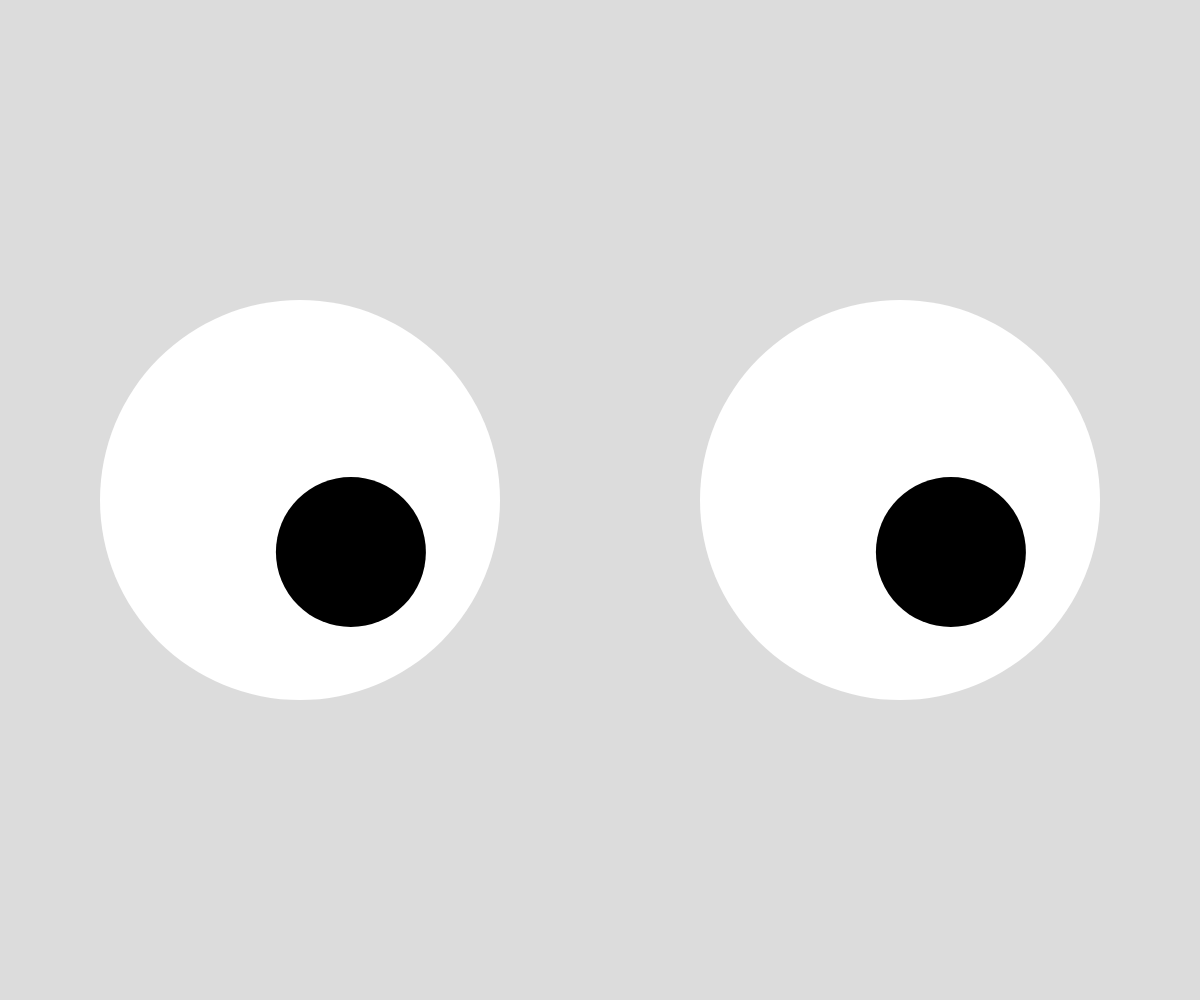
Frame 1 (no input)
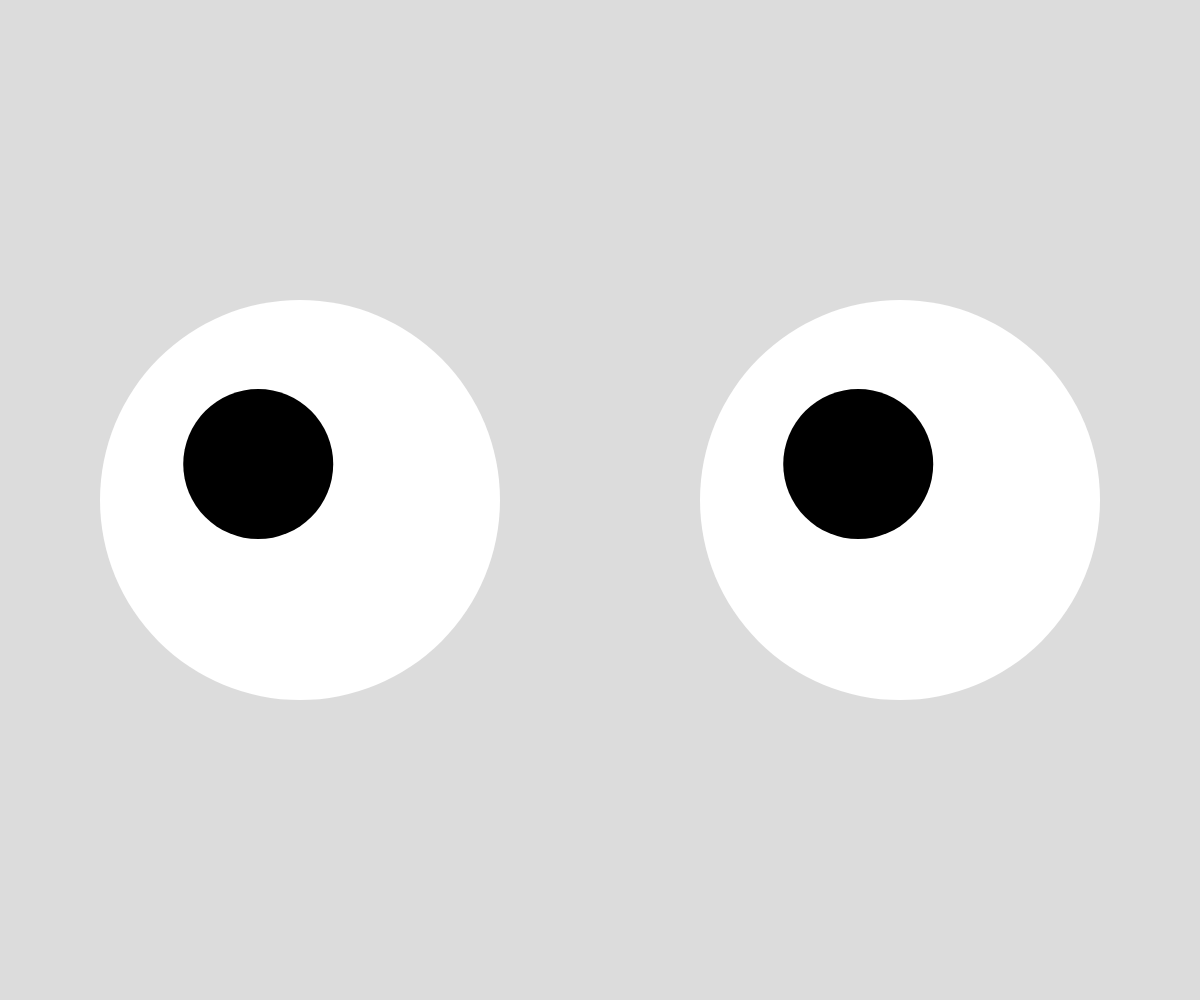
Frame 60 (no input)
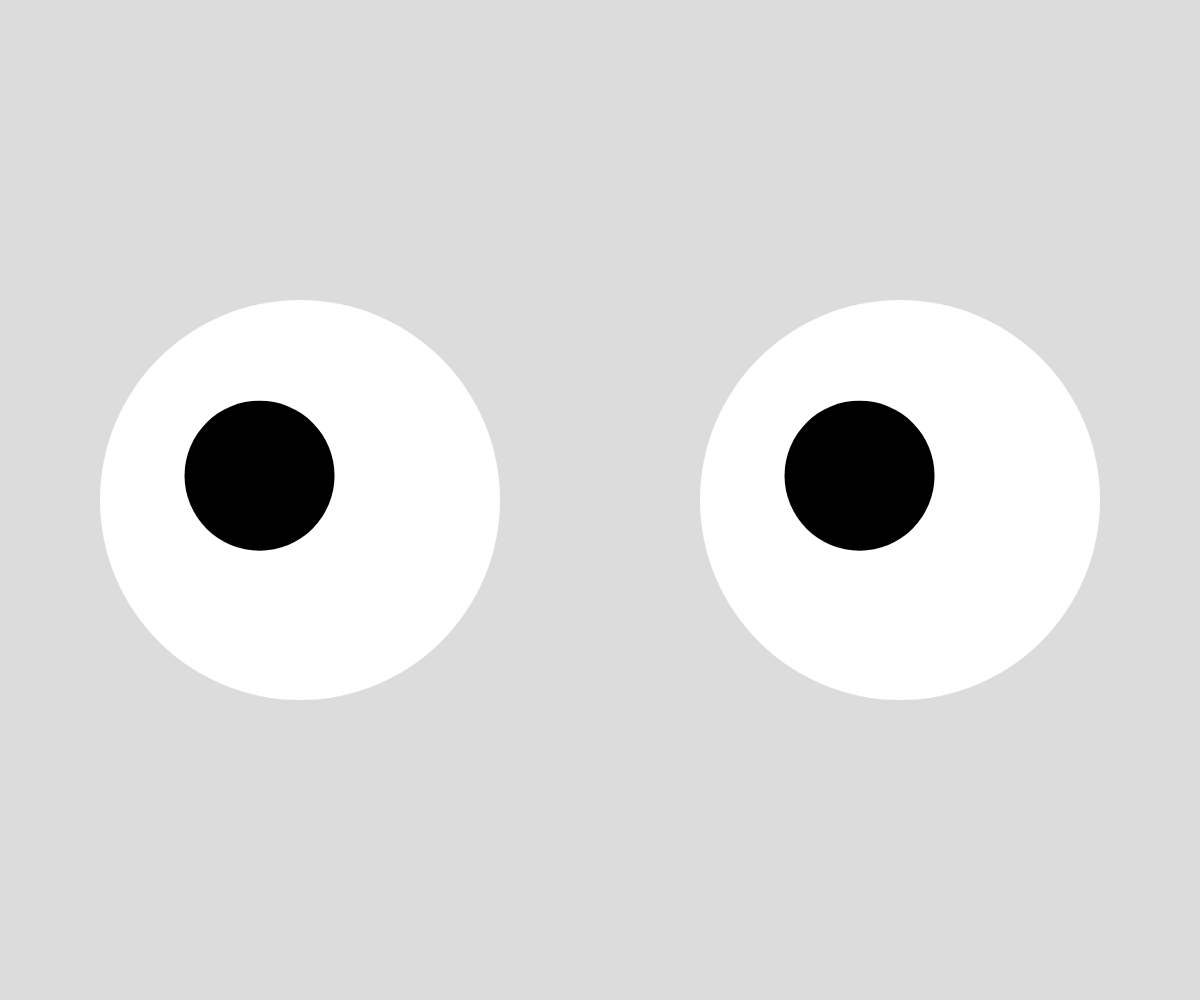
Frame 120 (the mouse pressed at the canvas centre since frame 60)

The p5.js sketch that drew these frames (run headless with seeded random() and noise() and a simulated clock; from frame 60 on, the mouse is pressed at the canvas centre):

// p5.js sketch
// ── sketch.js
// initial values to feed the purlin noise
let xOffset = 0;
let yOffset = 0;

function setup() {
  createCanvas(windowWidth, windowHeight);
}

function draw() {
  background(220);
  noStroke();

  // x/y positions for the pupils using perlin noise
  let eyballXPos1 = (noise(xOffset) * width) / 4 + width / 8;
  let eyballYPos1 = (noise(yOffset) * height) / 4 + height / 2.6;

  let eyballXPos2 = (noise(xOffset) * width) / 4 + (width * 5) / 8;
  let eyballYPos2 = (noise(yOffset) * height) / 4 + height / 2.6;

  // left eyeball
  fill(255);
  circle(width / 4, height / 2, width / 3);
  fill(0);
  circle(eyballXPos1, eyballYPos1, width / 8);

  // right eyeball
  fill(255);
  circle((width * 3) / 4, height / 2, width / 3);
  fill(0);
  circle(eyballXPos2, eyballYPos2, width / 8);

  // increment the purlin noise seed
  xOffset += 0.01;
  yOffset += 0.012;
}

// ── style.css
html,
body {
  margin: 0;
  padding: 0;
  font-family: "Roboto", sans-serif;
}
canvas {
  display: block;
}
#info {
  position: fixed;
  bottom: 0;
  left: 0;
  padding: 2rem;
}
